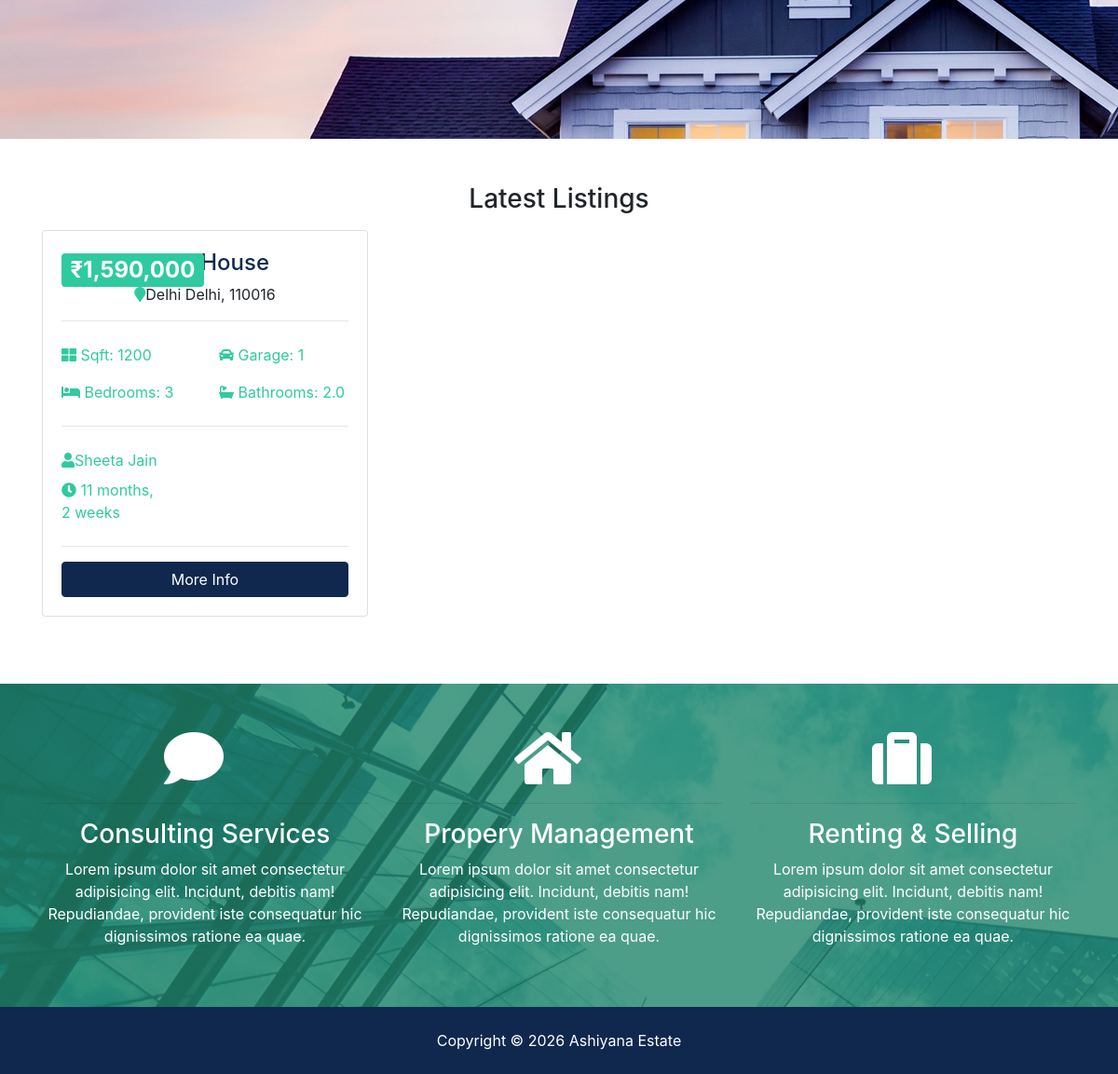
Before: / (lower part) with the older database file.
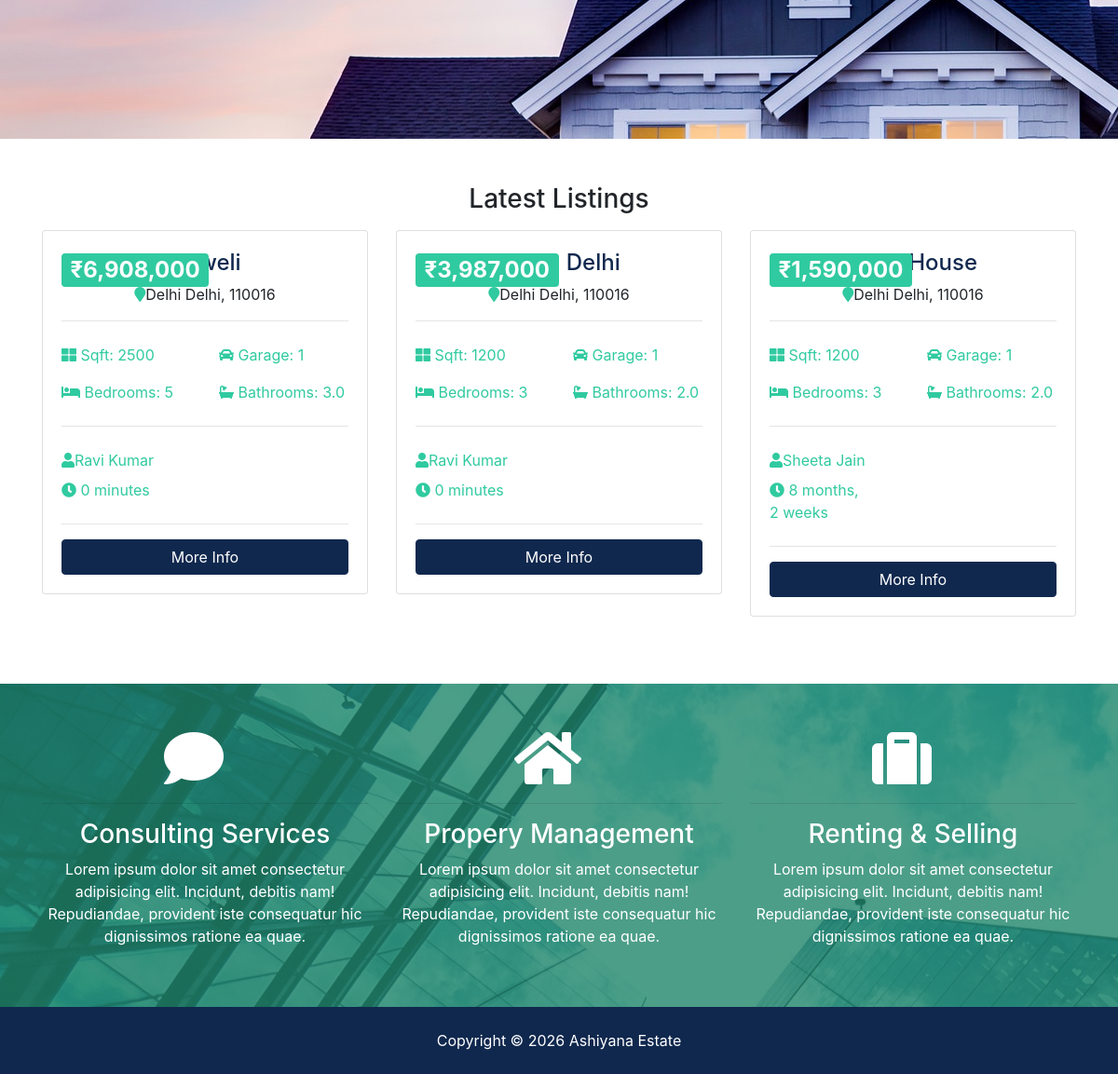
After: the same page with the newer database file.
### listings/models.py (models this page shows, shortened)
class Listing(models.Model):
    relators = models.ForeignKey(Realtor, on_delete=models.DO_NOTHING)
    title = models.CharField(max_length=200)
    address = models.CharField(max_length=200)
    city = models.CharField(max_length=100)
    state = models.CharField(max_length=80)
    zipcode = models.CharField(max_length=20)
    description = models.TextField(blank=True)
    price = models.IntegerField()
    bedrooms = models.IntegerField()
    bathrooms = models.DecimalField(max_digits=2, decimal_places=1)
    garbage = models.IntegerField(default=0)
    sqft = models.IntegerField()
    lot_size = models.DecimalField(max_digits=5, decimal_places=1)
    photo_main = models.ImageField(upload_to='photos/%Y/%m/%d/')
    photo_1 = models.ImageField(upload_to='photos/%Y/%m/%d/',blank=True)
    photo_2 = models.ImageField(upload_to='photos/%Y/%m/%d/',blank=True)
    photo_3 = models.ImageField(upload_to='photos/%Y/%m/%d/',blank=True)
    photo_4 = models.ImageField(upload_to='photos/%Y/%m/%d/',blank=True)
    photo_5 = models.ImageField(upload_to='photos/%Y/%m/%d/',blank=True)
    photo_6 = models.ImageField(upload_to='photos/%Y/%m/%d/',blank=True)
    is_published = models.BooleanField(default=True)
    list_date = models.DateTimeField(default=datetime.now, blank=True)

### realtors/models.py (models this page shows)
class Realtor(models.Model):
    name = models.CharField(max_length=200)
    photo = models.ImageField(upload_to='photos/%Y/%m/%d')
    description = models.TextField(blank=True)
    phone = models.CharField(max_length=20)
    email = models.CharField(max_length=50)
    is_mvp = models.BooleanField(default=False)
    hire_date = models.DateTimeField(default=datetime.now, blank=True)
    def __str__(self):
        return self.name

### pages/views.py (the view)
# urls.py: path('', views.index, name='listings'),
def index(request):
    listings = Listing.objects.order_by('-list_date').filter(is_published=True)[:3]
    context ={
        'listings': listings,
        'state_choices' : state_choices,
        'bedroom_choices' : bedroom_choices,
        'price_choices' : price_choices,
    }
    return render(request,'pages/index.html', context)

### templates/pages/index.html (shortened to what this page needs)
{% extends 'base.html' %}
{% load humanize %}
{% load static %}
{% block content %}
  <section id="showcase">
  </section>
  <section id="listings" class="py-5">
    <div class="container">
      <h3 class="text-center mb-3">Latest Listings</h3>
      <div class="row">
        {% if listings %}
          {% for listing in listings %}
            <div class="col-md-6 col-lg-4 mb-4">
              <div class="card listing-preview">
                <div class="card-img-overlay">
                  <h2>
                    <span class="badge badge-secondary text-white">&#8377;{{listing.price | intcomma}}</span>
                  </h2>
                </div>
                <div class="card-body">
                  <div class="listing-heading text-center">
                    <h4 class="text-primary">{{listing.title}}</h4>
                    <p>
                      <i class="fas fa-map-marker text-secondary"></i>{{listing.city}} {{listing.state}}, {{listing.zipcode}}</p>
                  </div>
                  <hr>
                  <div class="row py-2 text-secondary">
                    <div class="col-6">
                      <i class="fas fa-th-large"></i> Sqft: {{listing.sqft}}</div>
                    <div class="col-6">
                      <i class="fas fa-car"></i> Garage: {{listing.garbage}}</div>
                  </div>
                  <div class="row py-2 text-secondary">
                    <div class="col-6">
                      <i class="fas fa-bed"></i> Bedrooms: {{listing.bedrooms}}</div>
                    <div class="col-6">
                      <i class="fas fa-bath"></i> Bathrooms: {{listing.bathrooms}}</div>
                  </div>
                  <hr>
                  <div class="row py-2 text-secondary">
                    <div class="col-6">
                      <i class="fas fa-user"></i>{{listing.relators}}</div>
                  </div>
                  <div class="row text-secondary pb-2">
                    <div class="col-6">
                      <i class="fas fa-clock"></i> {{listing.list_date | timesince }}</div>
                  </div>
                  <hr>
                  <a href="{% url 'listing' listing.id %}" class="btn btn-primary btn-block">More Info</a>
                </div>
              </div>
            </div>
          {% endfor %}
        {% else %}
          <div class="col-md-12">
            <p>NO Listing Available</p>
          </div>
        {% endif %}
      </div>
    </div>
  </section>
  <section id="services" class="py-5 bg-secondary text-white">
    <div class="container">
      <div class="row text-center">
        <div class="col-md-4">
          <i class="fas fa-comment fa-4x mr-4"></i>
          <hr>
          <h3>Consulting Services</h3>
          <p>Lorem ipsum dolor sit amet consectetur adipisicing elit. Incidunt, debitis nam! Repudiandae, provident iste consequatur
            hic dignissimos ratione ea quae.</p>
        </div>
        <div class="col-md-4">
          <i class="fas fa-home fa-4x mr-4"></i>
          <hr>
          <h3>Propery Management</h3>
          <p>Lorem ipsum dolor sit amet consectetur adipisicing elit. Incidunt, debitis nam! Repudiandae, provident iste consequatur
            hic dignissimos ratione ea quae.</p>
        </div>
        <div class="col-md-4">
          <i class="fas fa-suitcase fa-4x mr-4"></i>
          <hr>
          <h3>Renting & Selling</h3>
          <p>Lorem ipsum dolor sit amet consectetur adipisicing elit. Incidunt, debitis nam! Repudiandae, provident iste consequatur
            hic dignissimos ratione ea quae.</p>
        </div>
      </div>
    </div>
  </section>
{% endblock %}

### templates/base.html (shortened to what this page needs)
{% load static %}
<!DOCTYPE html>
<html lang="en">
    <head>
        <link rel="stylesheet" href="/static/css/all.css">
        <link rel="stylesheet" href="/static/css/bootstrap.css">
        <link rel="stylesheet" href="/static/css/style.css">
        <link rel="stylesheet" href="{% static '/css/lightbox.css' %}">
    </head>
    <body>
        {% block content %} {% endblock %}
         {% include 'partials/_footer.html' %}
    </body>
</html>

### templates/partials/_navbar.html (shortened to what this page needs)
{% load static %}

### templates/partials/_footer.html
  <footer id="main-footer" class="py-4 bg-primary text-white text-center">
    Copyright &copy;
    <span class="year"></span> Ashiyana Estate
</footer>

### Estate/static/css/all.css (style rules this page uses)
.fa, .fas, .far, .fal, .fab { -moz-osx-font-smoothing: grayscale; -webkit-font-smoothing: antialiased; display: inline-block; font-style: normal; font-variant: normal; text-rendering: auto; line-height: 1; }
.fa-4x { font-size: 4em; }
.fa-bath:before { content: "\f2cd"; }
.fa-bed:before { content: "\f236"; }
.fa-car:before { content: "\f1b9"; }
.fa-clock:before { content: "\f017"; }
.fa-comment:before { content: "\f075"; }
.fa-home:before { content: "\f015"; }
.fa-map-marker:before { content: "\f041"; }
.fa-suitcase:before { content: "\f0f2"; }
.fa-th-large:before { content: "\f009"; }
.fa-user:before { content: "\f007"; }
.fa, .fas { font-family: 'Font Awesome 5 Free'; font-weight: 900; }

### Estate/static/css/style.css (style rules this page uses)
#showcase { background: url(../img/showcase.jpg) no-repeat top center fixed/cover; position: relative; min-height: 650px; color: #fff; padding-top: 6rem; }
#services { background: url(../img/building.jpg) no-repeat top center fixed/cover; min-height: 300px; position: relative; overflow: hidden; }
#services::before { content: ''; position: absolute; top: 0; left: 0; min-height: 100%; width: 100%; background: rgba(32, 134, 107, 0.8); }
.listing-preview a { position: relative; }

### templates/base.html (style rules this page uses)
#showcase { background-image: url(/static/img/showcase.jpg); position :no-repeat top center fixed; position: relative; min-height: 650px; color: #fff; padding-top: 6rem; }
#services { background: url(static/img/building.jpg) ; position :no-repeat top center fixed/cover; min-height: 300px; position: relative; overflow: hidden; }
#services::before { content: ''; position: absolute; top: 0; left: 0; min-height: 100%; width: 100%; background: rgba(32, 134, 107, 0.8); }
.listing-preview a { position: relative; }

Changed rows visible on the page:
added Listing: price "6,908,000", city "Delhi", state "Delhi", zipcode "110016", sqft "2500", garbage "1", bedrooms "5", bathrooms "3.0", relators "Ravi Kumar", list_date "0 minutes"
added Listing: price "3,987,000", title "South Delhi", city "Delhi", state "Delhi", zipcode "110016", sqft "1200", garbage "1", bedrooms "3", bathrooms "2.0", relators "Ravi Kumar", list_date "0 minutes"
changed Listing "Delhi House": list_date "11 months, 2 weeks" → "8 months, 2 weeks"
